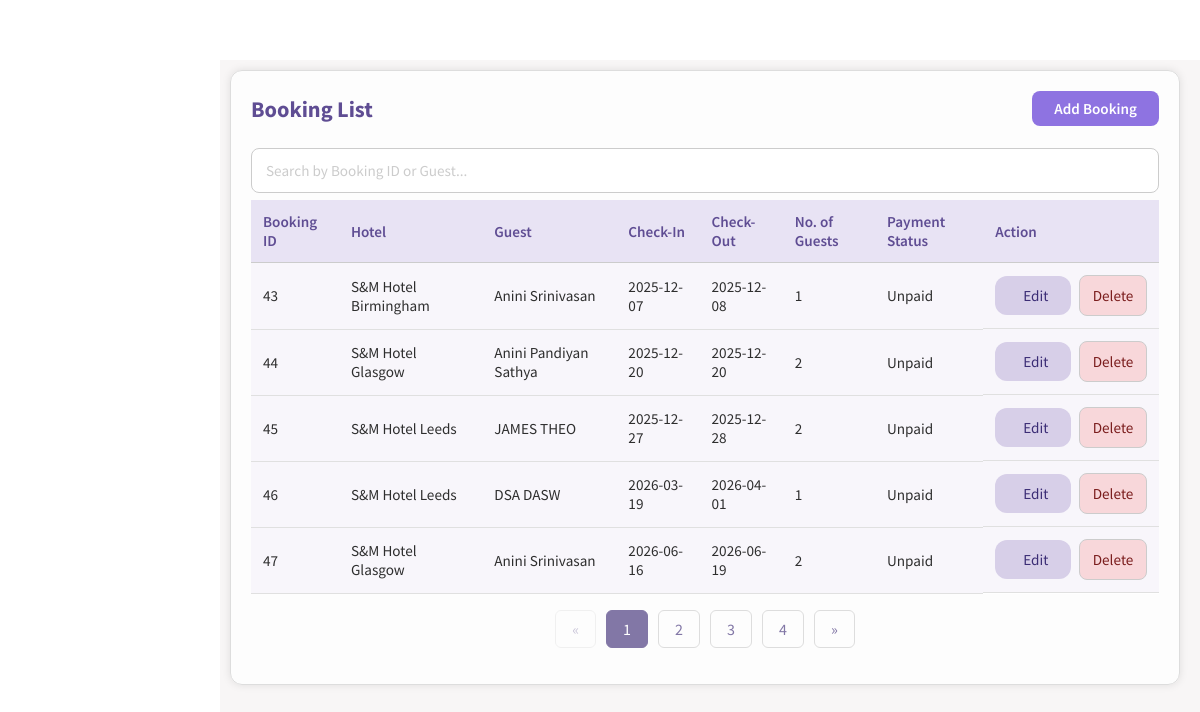
/booking.php (signed in), run on the app's committed database.
### tables this page shows
CREATE TABLE BOOKING(
BOOKING_ID INTEGER NOT NULL PRIMARY KEY AUTOINCREMENT,
NO_OF_GUEST INTEGER NOT NULL,
DATE_IN DATE NOT NULL,
DATE_OUT DATE NOT NULL,
TIMESTAMP DATETIME NOT NULL NOT NULL DEFAULT (CURRENT_TIMESTAMP),
GUEST_ID INTEGER NOT NULL,
ROOM_ID INTEGER NOT NULL,
FOREIGN KEY (GUEST_ID) REFERENCES GUEST(GUEST_ID) ON DELETE CASCADE ON UPDATE CASCADE
FOREIGN KEY (ROOM_ID) REFERENCES ROOM(ROOM_ID) ON DELETE CASCADE ON UPDATE CASCADE
);

CREATE TABLE HOTEL(
HOTEL_ID INTEGER NOT NULL PRIMARY KEY AUTOINCREMENT,
HOTEL_NAME TEXT NOT NULL,
HOTEL_ADDRESS TEXT NOT NULL,
CITY TEXT NOT NULL,
POSTCODE TEXT NOT NULL,
HOTEL_TELNO TEXT NOT NULL UNIQUE,
HOTEL_EMAIL TEXT NOT NULL UNIQUE
);

CREATE TABLE GUEST(
GUEST_ID INTEGER NOT NULL PRIMARY KEY AUTOINCREMENT,
F_NAME TEXT NOT NULL,
M_NAME TEXT,
L_NAME TEXT NOT NULL,
GUEST_ADDRESS TEXT NOT NULL,
CITY TEXT NOT NULL,
POSTCODE TEXT NOT NULL,
GUEST_EMAIL TEXT NOT NULL UNIQUE,
GUEST_PHNO TEXT NOT NULL UNIQUE
);

### functions.php (the view, shortened to what this page needs)
<?php
function createDB()
{
    $db = new SQLite3('hotelSQL.db');
    $db->exec("PRAGMA foreign_keys = ON");
    return $db;
}
function BookingList($editingId = null, $limit = null, $offset = null)
{
    $db = createDB();
    $select_query = "
    SELECT
        b.*,
        g.*,
        r.*,
        h.*,
        p.STATUS AS PAYMENT_STATUS
    FROM BOOKING b
    INNER JOIN GUEST g ON (b.GUEST_ID = g.GUEST_ID)
    INNER JOIN ROOM r  ON (b.ROOM_ID = r.ROOM_ID)
    INNER JOIN HOTEL h ON (r.HOTEL_ID = h.HOTEL_ID)
    LEFT JOIN PAYMENT p ON (b.BOOKING_ID = p.BOOKING_ID)
    ";
    $select_query .= " ORDER BY BOOKING_ID ASC";
    $select_query = applyPagination($select_query, $limit, $offset);
    $result = $db->query($select_query);
    while ($row = $result->fetchArray(SQLITE3_ASSOC)) {
        $paymentStatus = 'Unpaid';
        if ($editingId == $row['BOOKING_ID']) {
            echo "<form method='post'><tr>";
            echo "<td>" . $row['BOOKING_ID'] . "</td>";
            echo "<input type='hidden' name='booking-id' value='" . $row['BOOKING_ID'] . "'>";
            echo "<td>";
            RoomDropdown('room-id', $row['ROOM_ID']);
            echo "</td>";
            echo "<td>";
            GuestDropdown('guest-id', $row['GUEST_ID']);
            echo "</td>";
            echo "<td>
                    <input type='date' name='date-in'
                           value='" . htmlspecialchars($row['DATE_IN']) . "'  min='" . date('Y-m-d') . "' required>
                  </td>";
            echo "<td>
                    <input type='date' name='date-out'
                           value='" . htmlspecialchars($row['DATE_OUT']) . "' min='" . date('Y-m-d') . "'required>
                  </td>";
            echo "<td>
                    <input type='number' name='num-guest'
                           value='" . htmlspecialchars($row['NO_OF_GUEST']) . "' required>
                  </td>";
            echo "<td>
                            <label>" . htmlspecialchars($paymentStatus) . "</label>
                    </td>";
            echo "<td>
                    <input type='submit' class='submit-btn' name='save' value='Save'>
                    <input type='submit' class='delete-button-in-list' name='cancel' value='Cancel'>
                  </td>";
            echo "</tr></form>";
        } else {
            echo "<form method='post'><tr>";
            echo "<td>" . $row['BOOKING_ID'] . "</td>";
            echo "<td>" . $row['HOTEL_NAME'] . "</td>";
            echo "<td>" . $row['F_NAME'] . " " . $row['L_NAME'] . "</td>";
            echo "<td>" . $row['DATE_IN'] . "</td>";
            echo "<td>" . $row['DATE_OUT'] . "</td>";
            echo "<td>" . $row['NO_OF_GUEST'] . "</td>";
            echo "<td>" . htmlspecialchars($paymentStatus) . "</td>";
            echo "<td>
                    <input type='hidden' name='booking-id' value='" . $row['BOOKING_ID'] . "'>
                    <input type='submit' class='edit-button-in-list' name='edit' value='Edit'>
                    <input type='button' class='delete-button-in-list' name='delete' value='Delete'>
                  </td>";
            echo "</tr></form>";
        }
    }
}
function applyPagination($sql, $limit, $offset)
{
    if ($limit !== null && $offset !== null) {
        $limit = (int) $limit;
        $offset = (int) $offset;
        $sql .= " LIMIT $limit OFFSET $offset";
    }
    return $sql;
}
?>

### style.css (style rules this page uses)
html, body { margin: 0; padding: 0; box-sizing: border-box; }
*, *::before, *::after { box-sizing: inherit; }
* { font-family: "Source Sans Pro", Helvetica, sans-serif; }
input::placeholder { color: #ccc; }
.base-table td { padding: 12px; border-bottom: 1px solid #e0e0e0; }
.base-table td:last-child { display: flex; justify-content: flex-start; align-items: center; gap: 8px; }
.base-table tr:nth-child(even) { background-color: #f8f6fb; }
.add-container input { padding: 10px; border: 1px solid #ccc; border-radius: 8px; font-size: 0.95rem; background-color: #fff; transition: border-color 0.3s, box-shadow 0.3s; }
.add-container td input[type="submit"] { padding: 10px 28px; border: none; border-radius: 12px; font-size: 0.95rem; font-weight: 500; cursor: pointer; }
.add-container .edit-button-in-list { background-color: #d7cfe8; color: #3b2d75; }
.add-container .delete-button-in-list { background-color: #f8d7da; color: #7a1c1c; }
.base-form input, .add-container input, .add-container select, .base-form select { width: 50%; max-width: 100%; }
.edit-button-in-list, .delete-button-in-list { cursor: pointer; }

### data on the page
booking: BOOKING_ID "43", hotel.HOTEL_NAME "S&M Hotel Birmingham", GUEST_ID.F_NAME "Anini", GUEST_ID.L_NAME "Srinivasan", DATE_IN "2025-12-07", DATE_OUT "2025-12-08", NO_OF_GUEST "1", paymentStatus "Unpaid"
booking: BOOKING_ID "44", hotel.HOTEL_NAME "S&M Hotel Glasgow", GUEST_ID.F_NAME "Anini", GUEST_ID.L_NAME "Pandiyan Sathya", DATE_IN "2025-12-20", DATE_OUT "2025-12-20", NO_OF_GUEST "2", paymentStatus "Unpaid"
booking: BOOKING_ID "45", hotel.HOTEL_NAME "S&M Hotel Leeds", GUEST_ID.F_NAME "JAMES", GUEST_ID.L_NAME "THEO", DATE_IN "2025-12-27", DATE_OUT "2025-12-28", NO_OF_GUEST "2", paymentStatus "Unpaid"
booking: BOOKING_ID "46", hotel.HOTEL_NAME "S&M Hotel Leeds", GUEST_ID.F_NAME "DSA", GUEST_ID.L_NAME "DASW", DATE_IN "2026-03-19", DATE_OUT "2026-04-01", NO_OF_GUEST "1", paymentStatus "Unpaid"
booking: BOOKING_ID "47", hotel.HOTEL_NAME "S&M Hotel Glasgow", GUEST_ID.F_NAME "Anini", GUEST_ID.L_NAME "Srinivasan", DATE_IN "2026-06-16", DATE_OUT "2026-06-19", NO_OF_GUEST "2", paymentStatus "Unpaid"
